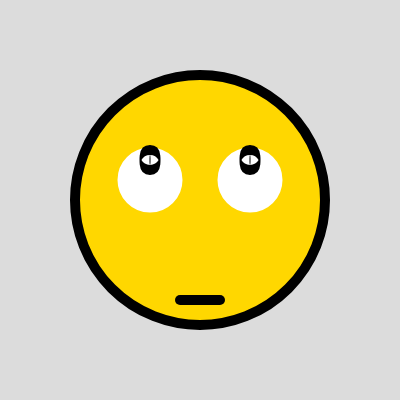
Frame 1 (no input)
Frame 60 (no input): identical to frame 1, image omitted
Frame 120 (the mouse pressed at the canvas centre since frame 60): identical to frame 1, image omitted

The p5.js sketch that drew this single still picture (run headless with seeded random() and noise() and a simulated clock; from frame 60 on, the mouse is pressed at the canvas centre):

// p5.js sketch
// ── sketch.js
function setup() {
  createCanvas(400, 400);
}

function draw() {
  
  //body of the emoji
  background(220);
  
  fill("gold");

 stroke("black")
  strokeWeight(10)
  
  circle(200,200,250);
  
  
  //eyes 
  
  
  fill("white")
  stroke("white")
  strokeWeight("20")
  ellipse(150,180,45,45)
  
   fill("white")
  stroke("white")
  strokeWeight("20")
  ellipse(250,180,45,45)
  
  fill("black")
  stroke("black") 
  ellipse(150,160,1,10)
  
  
   
  fill("black")
  stroke("black") 
  ellipse(250,160,1,10)
  
  
  //mouth
  
  stroke("black")
  strokeWeight("10")
  line(220,300,180,300)
}
